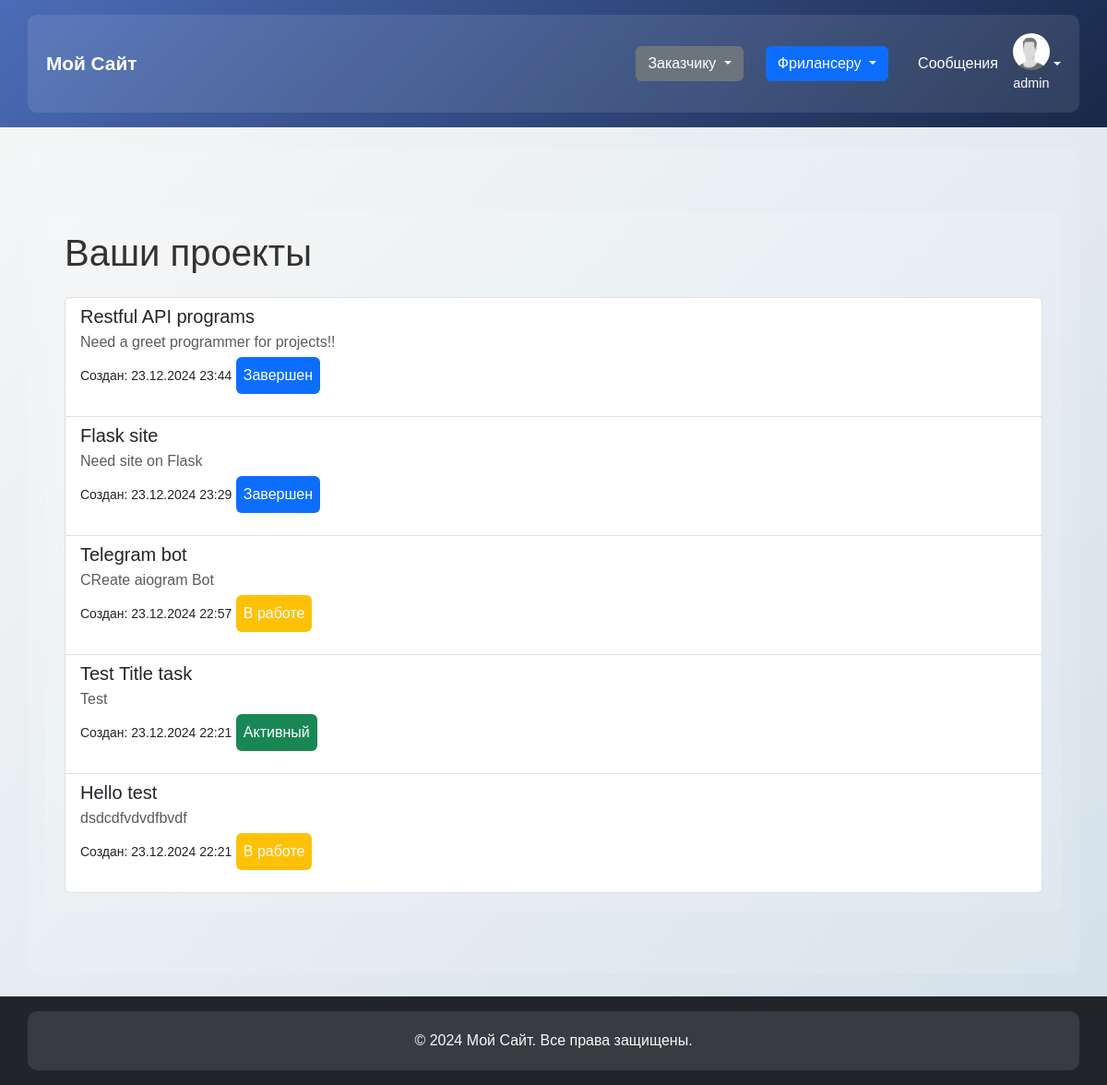
Screenshot of /project/list/ (signed in) with the database file from the repository.
### MySite/models.py (models this page shows, shortened)
class CustomUser(AbstractUser):
    ROLE_CHOICES = (
        ('customer', 'Customer'),
        ('executor', 'Executor'),
    )
    role = models.CharField(max_length=10, choices=ROLE_CHOICES, default='customer')
    user_permissions = models.ManyToManyField(
        'auth.Permission',
        related_name='customuser_permissions',  # Устанавливаем уникальное имя для связи
        blank=True
    )
    groups = models.ManyToManyField(
        'auth.Group',
        related_name='customuser_groups',  # Уникальное имя для связи
        blank=True
    )

class Task(models.Model):
    STATUS_CHOICES = [
        ('active', 'Активный'),
        ('inactive', 'Неактивный'),
        ('in_progress', 'В работе'),
        ('completed', 'Завершён'),
    ]
    customer = models.ForeignKey(CustomUser, on_delete=models.CASCADE, related_name="tasks")
    executor = models.ForeignKey(CustomUser, on_delete=models.CASCADE, related_name="tasks_on_work", null=True)
    categories = models.ManyToManyField(Category, default="Not have categories", related_name="task_category")
    key_words = models.CharField(max_length=50, help_text='specialization')
    title = models.CharField(max_length=100, help_text="Name of the task")
    description = models.TextField(help_text="Description of your task")
    price = models.DecimalField(max_digits=10, decimal_places=2, help_text="Price")
    deadline = models.DateTimeField(help_text="Your deadline")
    create_at = models.DateTimeField(auto_now_add=True, help_text='Created time')
    status = models.CharField(
        max_length=20,
        choices=STATUS_CHOICES,
        default='active',
        help_text="status of task"
    )

### MySite/decorators.py (the view)
        def _wrapper_view(request, *args, **kwargs):
            if request.user.role == required_role:
                return view_func(request, *args, **kwargs)
            return HttpResponseForbidden("You do not have permission to access this page.")

### MySite/views.py (called while the page is built)
@login_required
@role_required('customer')
def list_task(request):
    tasks = Task.objects.filter(customer=request.user).order_by('-id')[:15]
    return render(request, 'mysite/list_task.html', {'tasks': tasks})

### templates/mysite/list_task.html (shortened to what this page needs)
{% extends "mysite/base.html" %}
{% block content %}
<div class="container my-5">
    <h1 class="mb-4">Ваши проекты</h1>
    {% if tasks %}
    <div class="list-group">
        {% for project in tasks %}
        <a href="{% url 'mysite:detail_task' project.id %}" class="list-group-item list-group-item-action">
            <h5 class="mb-1">{{ project.title }}</h5>
            <p class="mb-1 text-muted">{{ project.description|truncatechars:100 }}</p>
            <small>Создан: {{ project.create_at|date:"d.m.Y H:i" }}</small>
            {% if project.status == 'active' %}
            <p class="bg-success text-white p-2 rounded d-inline-block">Активный</p>
            {% elif project.status == 'inactive' %}
            <p class="bg-danger text-white p-2 rounded d-inline-block">Неактивный</p>
            {% elif project.status == 'in_progress' %}
            <p class="bg-warning text-white p-2 rounded d-inline-block">В работе</p>
            {% elif project.status == 'completed' %}
            <p class="bg-primary text-white p-2 rounded d-inline-block">Завершен</p>
            {% endif %}
        </a>
        {% endfor %}
    </div>
    {% else %}
    <p class="text-muted">У вас пока нет созданных проектов.</p>
    {% endif %}
</div>
{% endblock %}

### templates/mysite/base.html (shortened to what this page needs)
<!DOCTYPE html>
<html lang="en">
<head>
    <link href="https://stackpath.bootstrapcdn.com/bootstrap/5.3.0/css/bootstrap.min.css" rel="stylesheet">
    <link
            href="https://cdn.jsdelivr.net/npm/bootstrap@5.3.0/dist/css/bootstrap.min.css"
            rel="stylesheet">
    {% load static %}
</head>
<body>
{% block header %}
<header class="py-3" style="background: linear-gradient(135deg, #4b6cb7 0%, #182848 100%);">
    <div class="container">
        <nav class="navbar navbar-expand-lg p-0">
            <div class="container-fluid p-0">
                <a class="navbar-brand text-white fw-bold" href="/" style="font-size: 1.3rem;">Мой Сайт</a>
                <div class="d-flex ms-auto align-items-center gap-3">
                    <div class="dropdown me-2">
                        <button
                                class="btn btn-secondary dropdown-toggle"
                                type="button"
                                id="customerDropdown"
                                data-bs-toggle="dropdown"
                                aria-expanded="false"
                                style="font-size: 1rem;">
                            Заказчику
                        </button>
                    </div>
                    <div class="dropdown me-2">
                        <button
                                class="btn btn-primary dropdown-toggle"
                                type="button"
                                id="freelancerDropdown"
                                data-bs-toggle="dropdown"
                                aria-expanded="false"
                                style="font-size: 1rem;">
                            Фрилансеру
                        </button>
                    </div>
                    {% if request.user.is_authenticated %}
                    <a href="{% url 'mysite:dialog_list' %}" class="text-white text-decoration-none d-flex align-items-center gap-2" style="font-size: 1rem;">
                         Сообщения
                    </a>
                    <div class="dropdown">
                        <a
                                href="{% url 'mysite:profile' request.user.username %}"
                                class="d-flex align-items-center text-decoration-none dropdown-toggle"
                                id="profileDropdown"
                                data-bs-toggle="dropdown"
                                aria-expanded="false">
                            <div class="text-center">
                                <img
                                        src="{% static 'images/avatar.png' %}"
                                        alt="Фото профиля"
                                        class="rounded-circle"
                                        width="40"
                                        height="40">
                                <p class="mt-1 mb-0" style="font-size: 0.9rem;">{{ request.user.username }}</p>
                            </div>
                        </a>
                    </div>
                    {% else %}
                    <a class="text-white text-decoration-none d-flex align-items-center" href="/login"
                       style="font-size: 1rem;">
                        Вход
                    </a>
                    {% endif %}
                </div>
            </div>
        </nav>
    </div>
</header>
{% endblock %}
<main class="container my-4">
    {% block content %}{% endblock %}
</main>
<footer class="bg-dark text-center text-light py-3">
    <div class="container text-center">
        © 2024 Мой Сайт. Все права защищены.
    </div>
</footer>
</body>
</html>

### templates/mysite/base.html (style rules this page uses)
body { background: linear-gradient(135deg, #f7f7f7 0%, #d3e0ea 100%); color: #333; min-height: 100vh; font-family: 'Arial', sans-serif;; }
.container { background: rgba(255, 255, 255, 0.1); padding: 20px; border-radius: 10px; }
a { color: #fff; }

### rows the page displays
CustomUser: user.username "admin"
Task: title "Restful API programs", description "Need a greet programmer for projects!!", create_at "23.12.2024 23:44", status "Завершен"
Task: title "Flask site", description "Need site on Flask", create_at "23.12.2024 23:29", status "Завершен"
Task: title "Telegram bot", description "CReate aiogram Bot", create_at "23.12.2024 22:57", status "В работе"
Task: title "Test Title task", description "Test", create_at "23.12.2024 22:21", status "Активный"
Task: title "Hello test", description "dsdcdfvdvdfbvdf", create_at "23.12.2024 22:21", status "В работе"
